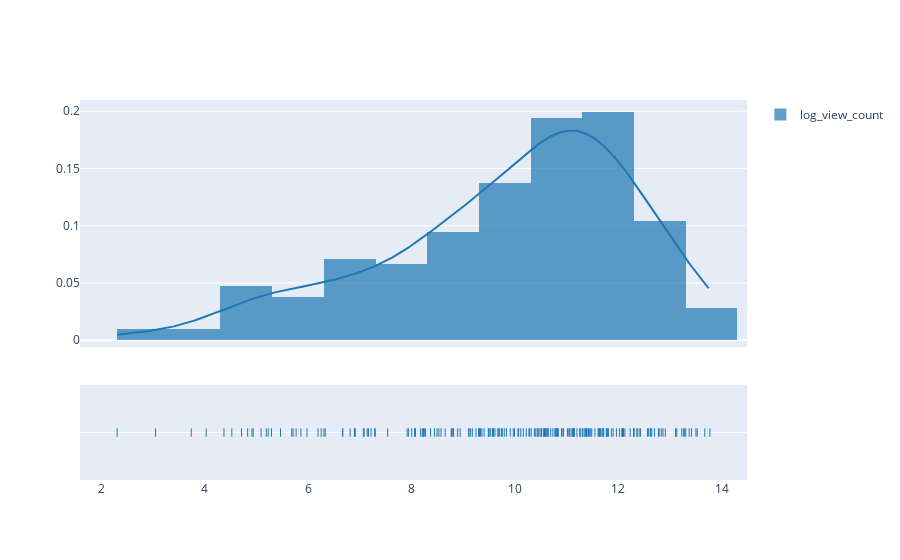

Notebook cell for this chart:
### Code cell
#************************************************************************************************************
# my answer for MarkUs; but, I suppose we already have something like this
import plotly.figure_factory as ff
hist_data = [nfl.view_count.apply(np.log).dropna()]
group_labels = ['log_view_count'] 
ff.create_distplot(hist_data, group_labels)
#************************************************************************************************************

### Figure 1 — Plotly figure (JSON) as saved in the notebook; plotly's stock layout.template omitted (floating-point values rounded to 4 significant figures; data arrays with more than 128 entries replaced by an {"elided": "..."} marker saying what was removed)
{"data": [{"autobinx": false, "histnorm": "probability density", "legendgroup": "log_view_count", "marker": {"color": "rgb(31, 119, 180)"}, "name": "log_view_count", "opacity": 0.7, "type": "histogram", "x": {"elided": "211 float values"}, "xaxis": "x", "xbins": {"end": 13.77, "size": 1, "start": 2.303}, "yaxis": "y"}, {"legendgroup": "log_view_count", "marker": {"color": "rgb(31, 119, 180)"}, "mode": "lines", "name": "log_view_count", "showlegend": false, "type": "scatter", "x": {"elided": "500 float values"}, "xaxis": "x", "y": {"elided": "500 float values"}, "yaxis": "y"}, {"legendgroup": "log_view_count", "marker": {"color": "rgb(31, 119, 180)", "symbol": "line-ns-open"}, "mode": "markers", "name": "log_view_count", "showlegend": false, "type": "scatter", "x": {"elided": "211 float values"}, "xaxis": "x", "y": {"elided": "211 str values"}, "yaxis": "y2"}], "layout": {"barmode": "overlay", "hovermode": "closest", "legend": {"traceorder": "reversed"}, "xaxis": {"anchor": "y2", "domain": [0, 1], "zeroline": false}, "yaxis": {"anchor": "free", "domain": [0.35, 1], "position": 0}, "yaxis2": {"anchor": "x", "domain": [0, 0.25], "dtick": 1, "showticklabels": false}}}
